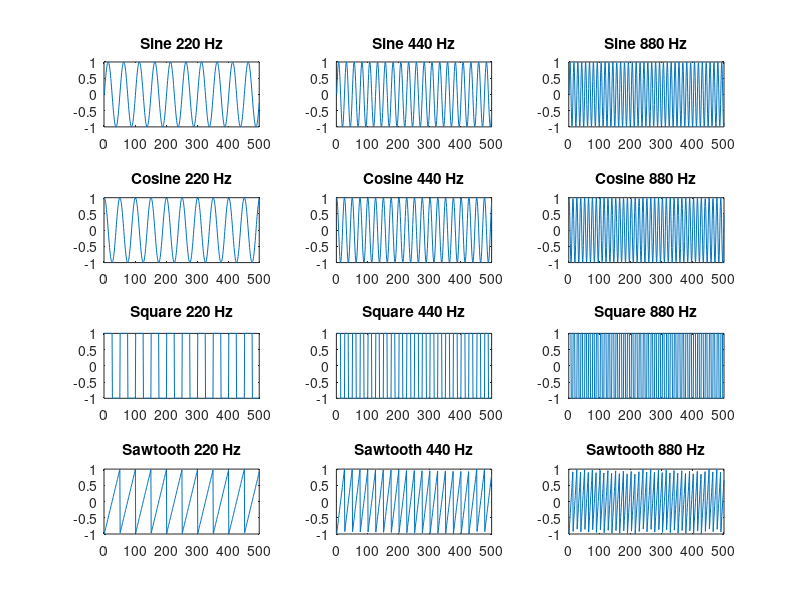

Here is the MATLAB script that generated this plot:
amp = 1;
F_s = 11025;
F_w1 = 220;
F_w2 = 440;
F_w3 = 880;

nsec = 2;
dur = nsec*F_s;

n = 0:dur;

y1 = amp*sin(2*pi*n*F_w1/F_s);
y2 = amp*sin(2*pi*n*F_w2/F_s);
y3 = amp*sin(2*pi*n*F_w3/F_s);

y4 = amp*cos(2*pi*n*F_w1/F_s);
y5 = amp*cos(2*pi*n*F_w2/F_s);
y6 = amp*cos(2*pi*n*F_w3/F_s);

y7 = amp*square(2*pi*n*F_w1/F_s);
y8 = amp*square(2*pi*n*F_w2/F_s);
y9 = amp*square(2*pi*n*F_w3/F_s);

y10 = amp*sawtooth(2*pi*n*F_w1/F_s);
y11 = amp*sawtooth(2*pi*n*F_w2/F_s);
y12 = amp*sawtooth(2*pi*n*F_w3/F_s);

figure(14)
subplot(4,3,1)
plot(y1(1:500))
title('Sine 220 Hz')
subplot(4,3,2)
plot(y2(1:500))
title('Sine 440 Hz')
subplot(4,3,3)
plot(y3(1:500))
title('Sine 880 Hz')

subplot(4, 3, 4)
plot(y4(1:500))
title('Cosine 220 Hz')
subplot(4, 3, 5)
plot(y5(1:500))
title('Cosine 440 Hz')
subplot(4,3,6)
plot(y6(1:500))
title('Cosine 880 Hz')

subplot(4,3,7)
plot(y7(1:500))
title('Square 220 Hz')
subplot(4,3,8)
plot(y8(1:500))
title('Square 440 Hz')
subplot(4,3,9)
plot(y9(1:500))
title('Square 880 Hz')

subplot(4,3,10)
plot(y10(1:500))
title('Sawtooth 220 Hz')
subplot(4,3,11)
plot(y11(1:500))
title('Sawtooth 440 Hz')
subplot(4,3,12)
plot(y12(1:500))
title('Sawtooth 880 Hz')


